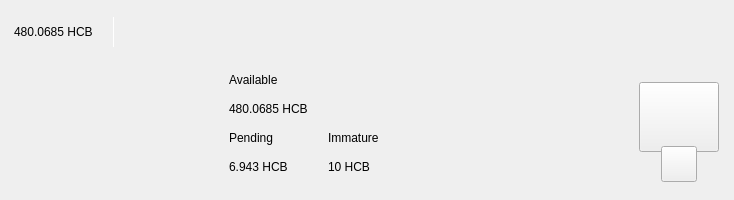
<?xml version="1.0" encoding="UTF-8"?>
<ui version="4.0">
 <class>TopBar</class>
 <widget class="QWidget" name="TopBar">
  <property name="geometry">
   <rect>
    <x>0</x>
    <y>0</y>
    <width>734</width>
    <height>200</height>
   </rect>
  </property>
  <property name="minimumSize">
   <size>
    <width>0</width>
    <height>200</height>
   </size>
  </property>
  <property name="maximumSize">
   <size>
    <width>16777215</width>
    <height>200</height>
   </size>
  </property>
  <property name="windowTitle">
   <string>Form</string>
  </property>
  <layout class="QVBoxLayout" name="verticalLayout_10" stretch="0">
   <property name="spacing">
    <number>0</number>
   </property>
   <property name="leftMargin">
    <number>0</number>
   </property>
   <property name="topMargin">
    <number>0</number>
   </property>
   <property name="rightMargin">
    <number>0</number>
   </property>
   <property name="bottomMargin">
    <number>0</number>
   </property>
   <item>
    <widget class="PFBorderImage" name="containerTop">
     <layout class="QVBoxLayout" name="verticalLayout_11">
      <property name="spacing">
       <number>0</number>
      </property>
      <property name="leftMargin">
       <number>0</number>
      </property>
      <property name="topMargin">
       <number>0</number>
      </property>
      <property name="rightMargin">
       <number>0</number>
      </property>
      <property name="bottomMargin">
       <number>0</number>
      </property>
      <item>
       <widget class="QWidget" name="top_container_2" native="true">
        <property name="minimumSize">
         <size>
          <width>0</width>
          <height>65</height>
         </size>
        </property>
        <layout class="QHBoxLayout" name="top_container">
         <property name="spacing">
          <number>0</number>
         </property>
         <property name="leftMargin">
          <number>14</number>
         </property>
         <property name="topMargin">
          <number>0</number>
         </property>
         <property name="rightMargin">
          <number>14</number>
         </property>
         <property name="bottomMargin">
          <number>0</number>
         </property>
         <item alignment="Qt::AlignVCenter">
          <widget class="QWidget" name="widgetTopAmount" native="true">
           <property name="sizePolicy">
            <sizepolicy hsizetype="Preferred" vsizetype="Maximum">
             <horstretch>0</horstretch>
             <verstretch>0</verstretch>
            </sizepolicy>
           </property>
           <layout class="QHBoxLayout" name="horizontalLayout_5">
            <property name="spacing">
             <number>0</number>
            </property>
            <property name="leftMargin">
             <number>0</number>
            </property>
            <property name="topMargin">
             <number>0</number>
            </property>
            <property name="rightMargin">
             <number>0</number>
            </property>
            <property name="bottomMargin">
             <number>0</number>
            </property>
            <item alignment="Qt::AlignTop">
             <widget class="QLabel" name="labelAmountTopPiv">
              <property name="minimumSize">
               <size>
                <width>0</width>
                <height>36</height>
               </size>
              </property>
              <property name="styleSheet">
               <string notr="true">padding:0px;margin:0px;</string>
              </property>
              <property name="text">
               <string>480.0685 HCB</string>
              </property>
             </widget>
            </item>
            <item>
             <spacer name="horizontalSpacer_11">
              <property name="orientation">
               <enum>Qt::Horizontal</enum>
              </property>
              <property name="sizeType">
               <enum>QSizePolicy::Fixed</enum>
              </property>
              <property name="sizeHint" stdset="0">
               <size>
                <width>20</width>
                <height>20</height>
               </size>
              </property>
             </spacer>
            </item>
            <item alignment="Qt::AlignVCenter">
             <widget class="QLabel" name="label_16">
              <property name="minimumSize">
               <size>
                <width>1</width>
                <height>30</height>
               </size>
              </property>
              <property name="maximumSize">
               <size>
                <width>1</width>
                <height>30</height>
               </size>
              </property>
              <property name="styleSheet">
               <string notr="true">background-color:white;
padding:0px;
border:none;</string>
              </property>
              <property name="text">
               <string/>
              </property>
             </widget>
            </item>
            <item>
             <spacer name="horizontalSpacer_12">
              <property name="orientation">
               <enum>Qt::Horizontal</enum>
              </property>
              <property name="sizeType">
               <enum>QSizePolicy::Fixed</enum>
              </property>
              <property name="sizeHint" stdset="0">
               <size>
                <width>20</width>
                <height>20</height>
               </size>
              </property>
             </spacer>
            </item>
           </layout>
          </widget>
         </item>
         <item>
          <spacer name="horizontalSpacer">
           <property name="orientation">
            <enum>Qt::Horizontal</enum>
           </property>
           <property name="sizeHint" stdset="0">
            <size>
             <width>40</width>
             <height>20</height>
            </size>
           </property>
          </spacer>
         </item>
         <item>
          <layout class="QHBoxLayout" name="horizontalLayout_4">
           <property name="spacing">
            <number>12</number>
           </property>
           <property name="rightMargin">
            <number>0</number>
           </property>
           <item alignment="Qt::AlignRight">
            <widget class="QWidget" name="layoutSync" native="true">
             <property name="minimumSize">
              <size>
               <width>0</width>
               <height>36</height>
              </size>
             </property>
             <property name="maximumSize">
              <size>
               <width>16777215</width>
               <height>36</height>
              </size>
             </property>
             <layout class="QVBoxLayout" name="verticalLayout_9">
              <property name="leftMargin">
               <number>0</number>
              </property>
              <property name="topMargin">
               <number>0</number>
              </property>
              <property name="rightMargin">
               <number>0</number>
              </property>
              <property name="bottomMargin">
               <number>0</number>
              </property>
              <item>
               <widget class="ExpandableButton" name="pushButtonSync" native="true">
                <property name="minimumSize">
                 <size>
                  <width>36</width>
                  <height>36</height>
                 </size>
                </property>
                <property name="maximumSize">
                 <size>
                  <width>16777215</width>
                  <height>36</height>
                 </size>
                </property>
               </widget>
              </item>
             </layout>
            </widget>
           </item>
           <item>
            <widget class="ExpandableButton" name="pushButtonMint" native="true">
             <property name="minimumSize">
              <size>
               <width>36</width>
               <height>36</height>
              </size>
             </property>
            </widget>
           </item>
           <item>
            <widget class="ExpandableButton" name="pushButtonStack" native="true">
             <property name="minimumSize">
              <size>
               <width>36</width>
               <height>36</height>
              </size>
             </property>
            </widget>
           </item>
           <item>
            <widget class="ExpandableButton" name="pushButtonColdStaking" native="true">
             <property name="minimumSize">
              <size>
               <width>36</width>
               <height>36</height>
              </size>
             </property>
            </widget>
           </item>
           <item>
            <widget class="ExpandableButton" name="pushButtonConnection" native="true">
             <property name="minimumSize">
              <size>
               <width>36</width>
               <height>36</height>
              </size>
             </property>
            </widget>
           </item>
           <item>
            <widget class="ExpandableButton" name="pushButtonLock" native="true">
             <property name="sizePolicy">
              <sizepolicy hsizetype="Expanding" vsizetype="Expanding">
               <horstretch>0</horstretch>
               <verstretch>0</verstretch>
              </sizepolicy>
             </property>
             <property name="minimumSize">
              <size>
               <width>36</width>
               <height>0</height>
              </size>
             </property>
            </widget>
           </item>
           <item>
            <widget class="ExpandableButton" name="pushButtonTheme" native="true">
             <property name="minimumSize">
              <size>
               <width>36</width>
               <height>36</height>
              </size>
             </property>
             <property name="maximumSize">
              <size>
               <width>16777215</width>
               <height>36</height>
              </size>
             </property>
            </widget>
           </item>
           <item>
            <widget class="ExpandableButton" name="pushButtonFAQ" native="true">
             <property name="minimumSize">
              <size>
               <width>36</width>
               <height>36</height>
              </size>
             </property>
            </widget>
           </item>
          </layout>
         </item>
        </layout>
       </widget>
      </item>
      <item>
       <widget class="QWidget" name="bottom_container" native="true">
        <property name="minimumSize">
         <size>
          <width>0</width>
          <height>135</height>
         </size>
        </property>
        <layout class="QHBoxLayout" name="botton_container">
         <property name="leftMargin">
          <number>10</number>
         </property>
         <property name="topMargin">
          <number>0</number>
         </property>
         <property name="rightMargin">
          <number>10</number>
         </property>
         <property name="bottomMargin">
          <number>10</number>
         </property>
         <item>
          <spacer name="horizontalSpacer_4">
           <property name="orientation">
            <enum>Qt::Horizontal</enum>
           </property>
           <property name="sizeHint" stdset="0">
            <size>
             <width>40</width>
             <height>20</height>
            </size>
           </property>
          </spacer>
         </item>
         <item>
          <layout class="QHBoxLayout" name="horizontalLayout_3">
           <property name="bottomMargin">
            <number>9</number>
           </property>
           <item>
            <layout class="QVBoxLayout" name="verticalLayout_7">
             <property name="spacing">
              <number>0</number>
             </property>
             <property name="leftMargin">
              <number>0</number>
             </property>
             <property name="rightMargin">
              <number>30</number>
             </property>
             <item>
              <layout class="QVBoxLayout" name="verticalLayout_2">
               <item>
                <widget class="QLabel" name="labelTitle1">
                 <property name="text">
                  <string>Available</string>
                 </property>
                </widget>
               </item>
               <item>
                <widget class="QLabel" name="labelAmountPiv">
                 <property name="text">
                  <string>480.0685 HCB</string>
                 </property>
                </widget>
               </item>
              </layout>
             </item>
             <item>
              <layout class="QHBoxLayout" name="horizontalLayout_2">
               <property name="spacing">
                <number>0</number>
               </property>
               <item>
                <layout class="QVBoxLayout" name="verticalLayout_3">
                 <item>
                  <widget class="QLabel" name="labelTitle3">
                   <property name="text">
                    <string>Pending</string>
                   </property>
                  </widget>
                 </item>
                 <item>
                  <widget class="QLabel" name="labelPendingPiv">
                   <property name="text">
                    <string>6.943 HCB</string>
                   </property>
                  </widget>
                 </item>
                </layout>
               </item>
               <item>
                <spacer name="horizontalSpacer_3">
                 <property name="orientation">
                  <enum>Qt::Horizontal</enum>
                 </property>
                 <property name="sizeType">
                  <enum>QSizePolicy::Fixed</enum>
                 </property>
                 <property name="sizeHint" stdset="0">
                  <size>
                   <width>40</width>
                   <height>20</height>
                  </size>
                 </property>
                </spacer>
               </item>
               <item>
                <layout class="QVBoxLayout" name="verticalLayout_4">
                 <item>
                  <widget class="QLabel" name="labelTitle4">
                   <property name="text">
                    <string>Immature</string>
                   </property>
                  </widget>
                 </item>
                 <item>
                  <widget class="QLabel" name="labelImmaturePiv">
                   <property name="text">
                    <string>10 HCB</string>
                   </property>
                  </widget>
                 </item>
                </layout>
               </item>
              </layout>
             </item>
            </layout>
           </item>
          </layout>
         </item>
         <item>
          <spacer name="horizontalSpacer_2">
           <property name="orientation">
            <enum>Qt::Horizontal</enum>
           </property>
           <property name="sizeHint" stdset="0">
            <size>
             <width>40</width>
             <height>20</height>
            </size>
           </property>
          </spacer>
         </item>
         <item alignment="Qt::AlignHCenter|Qt::AlignVCenter">
          <widget class="QWidget" name="qrContainer" native="true">
           <property name="sizePolicy">
            <sizepolicy hsizetype="Preferred" vsizetype="Minimum">
             <horstretch>0</horstretch>
             <verstretch>0</verstretch>
            </sizepolicy>
           </property>
           <property name="minimumSize">
            <size>
             <width>90</width>
             <height>110</height>
            </size>
           </property>
           <property name="maximumSize">
            <size>
             <width>90</width>
             <height>110</height>
            </size>
           </property>
           <layout class="QVBoxLayout" name="containerQR">
            <property name="spacing">
             <number>0</number>
            </property>
            <property name="leftMargin">
             <number>5</number>
            </property>
            <property name="topMargin">
             <number>10</number>
            </property>
            <property name="rightMargin">
             <number>5</number>
            </property>
            <property name="bottomMargin">
             <number>0</number>
            </property>
            <item>
             <widget class="QPushButton" name="btnQr">
              <property name="minimumSize">
               <size>
                <width>70</width>
                <height>70</height>
               </size>
              </property>
              <property name="maximumSize">
               <size>
                <width>16777215</width>
                <height>70</height>
               </size>
              </property>
              <property name="focusPolicy">
               <enum>Qt::NoFocus</enum>
              </property>
              <property name="text">
               <string/>
              </property>
              <property name="iconSize">
               <size>
                <width>70</width>
                <height>70</height>
               </size>
              </property>
             </widget>
            </item>
            <item>
             <spacer name="verticalSpacer">
              <property name="orientation">
               <enum>Qt::Vertical</enum>
              </property>
              <property name="sizeType">
               <enum>QSizePolicy::Fixed</enum>
              </property>
              <property name="sizeHint" stdset="0">
               <size>
                <width>20</width>
                <height>20</height>
               </size>
              </property>
             </spacer>
            </item>
            <item alignment="Qt::AlignHCenter|Qt::AlignBottom">
             <widget class="QPushButton" name="pushButtonQR">
              <property name="minimumSize">
               <size>
                <width>36</width>
                <height>36</height>
               </size>
              </property>
              <property name="maximumSize">
               <size>
                <width>36</width>
                <height>36</height>
               </size>
              </property>
              <property name="focusPolicy">
               <enum>Qt::NoFocus</enum>
              </property>
              <property name="text">
               <string/>
              </property>
             </widget>
            </item>
           </layout>
          </widget>
         </item>
        </layout>
       </widget>
      </item>
     </layout>
    </widget>
   </item>
  </layout>
 </widget>
 <customwidgets>
  <customwidget>
   <class>ExpandableButton</class>
   <extends>QWidget</extends>
   <header>qt/hanacryptobank/expandablebutton.h</header>
   <container>1</container>
  </customwidget>
  <customwidget>
   <class>PFBorderImage</class>
   <extends>QFrame</extends>
   <header>qt/hanacryptobank/pfborderimage.h</header>
   <container>1</container>
  </customwidget>
 </customwidgets>
 <resources/>
 <connections/>
</ui>
